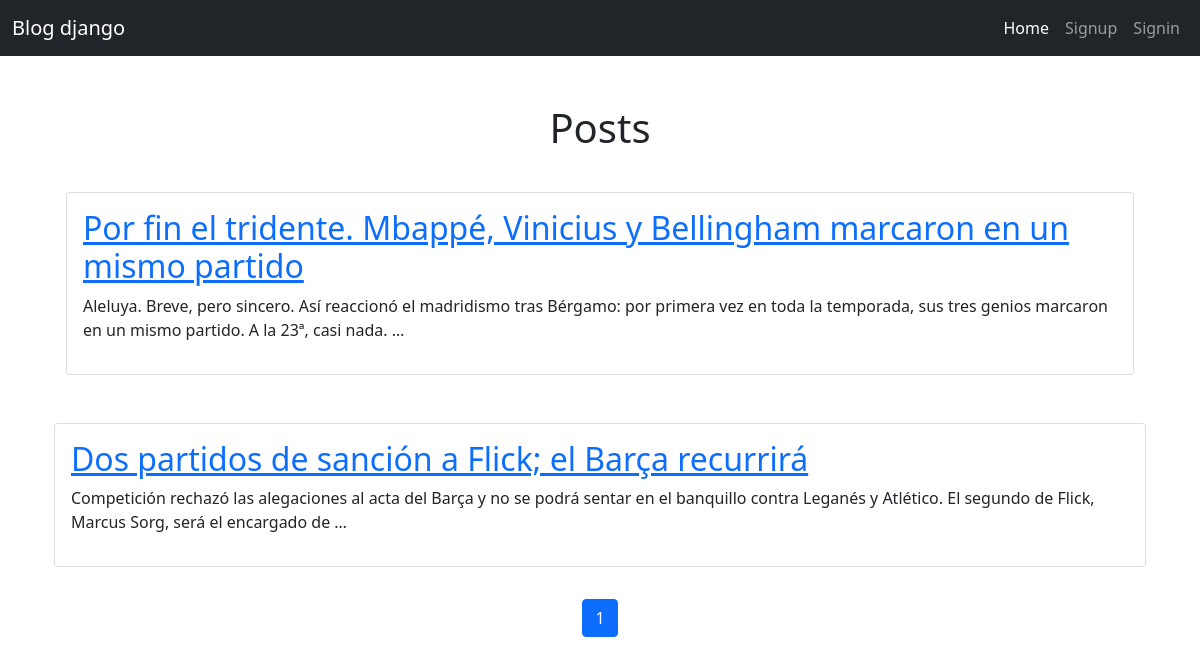
/, run on an earlier commit of the app's database.
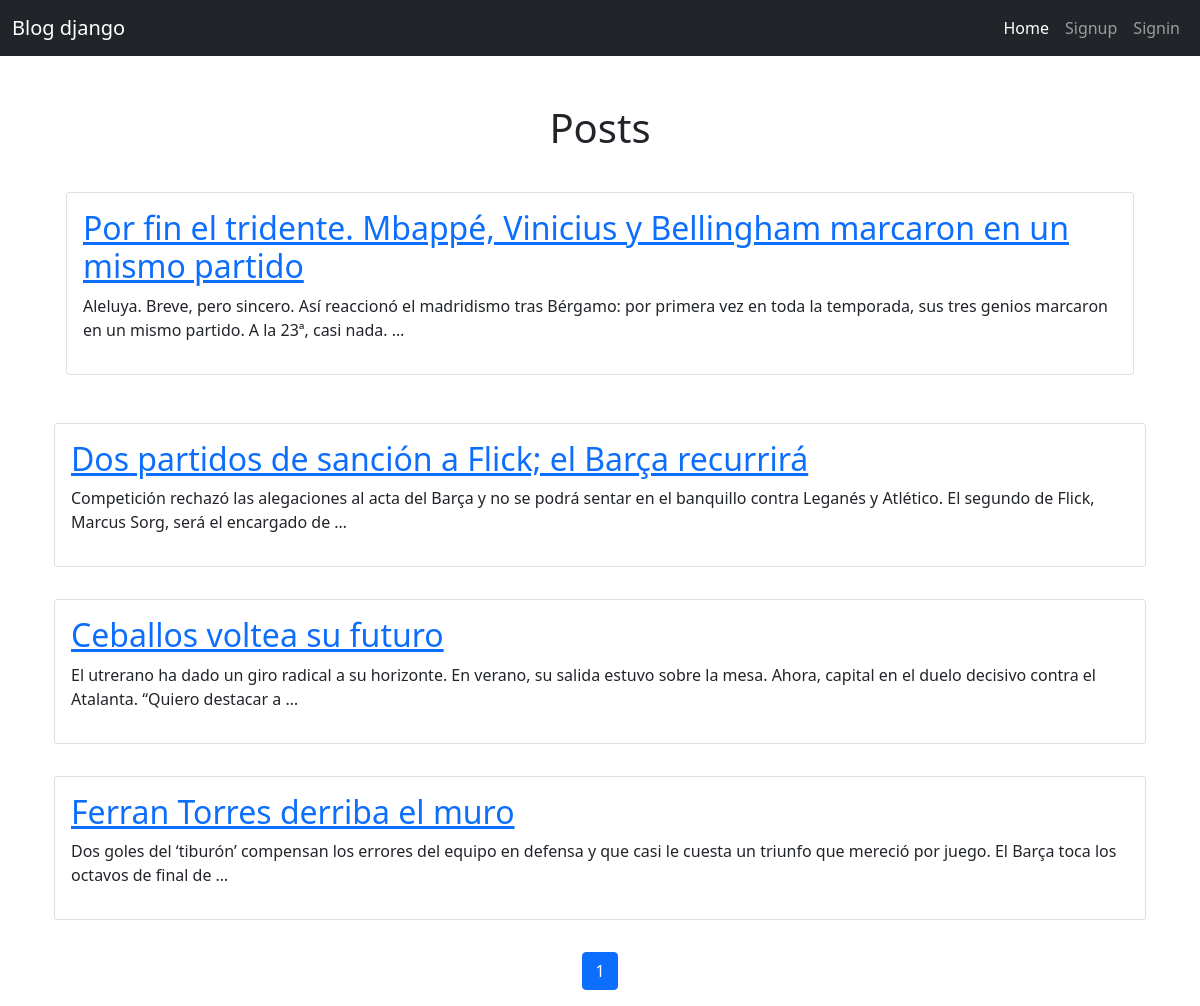
And on a later commit of the database.
### posts/models.py (models this page shows, shortened)
class Post(models.Model):
    title = models.CharField(max_length=80)
    content = models.TextField(blank=True)
    created = models.DateTimeField(auto_now_add=True)
    likes = models.ManyToManyField(User, through="Like", related_name='post_likes', blank=True)

### posts/views.py (the view)
# urls.py: 2. Add a URL to urlpatterns:  path('', views.home, name='home')
def home(request):
    posts_list = Post.objects.all()
    paginator = Paginator(posts_list, 10)
    page = request.GET.get("page") or 1
    posts = paginator.get_page(page)
    current_page = int(page)
    pages = range(1, posts.paginator.num_pages + 1)
    for post in posts:
        if request.user in post.likes.all():
            post.likes_minus_one = post.likes.count() - 1
        else:
            post.likes_minus_one = post.likes.count()
    return render(request, 'home.html', {
        'posts': posts,
        'pages': pages,
        'current_page': current_page,
    })

### posts/templates/home.html (shortened to what this page needs)
{% extends 'index.html' %}
{% block content %}
<h1 class="text-center mt-5">Posts</h1>
<section class="container py-3">
    {% for post in posts %}
    <main class="container py-3">
        <section class="card card-body">
            <h2><a href="{% url 'post_detail' post.id %}">{{ post.title }}</a></h2>
            <p>{{ post.content|truncatewords:30 }}</p>
        </section>
    </main>
</section>
{% endfor %}
<div class="align-items-center d-flex justify-content-center">
    {% include 'paginator.html' %}
</div>
</div>
{% endblock %}
{% block script %}
{% load static %}
{% endblock %}

What changed in the data, as far as the page shows it:
added Post: title "Ceballos voltea su futuro", content "El utrerano ha dado un giro radical a su horizonte. En verano, su salida estuvo sobre la mesa. Ahora, capital en el duelo decisivo contra el Atalanta. “Quiero destacar a …"
added Post: title "Ferran Torres derriba el muro", content "Dos goles del ‘tiburón’ compensan los errores del equipo en defensa y que casi le cuesta un triunfo que mereció por juego. El Barça toca los octavos de final de …"
